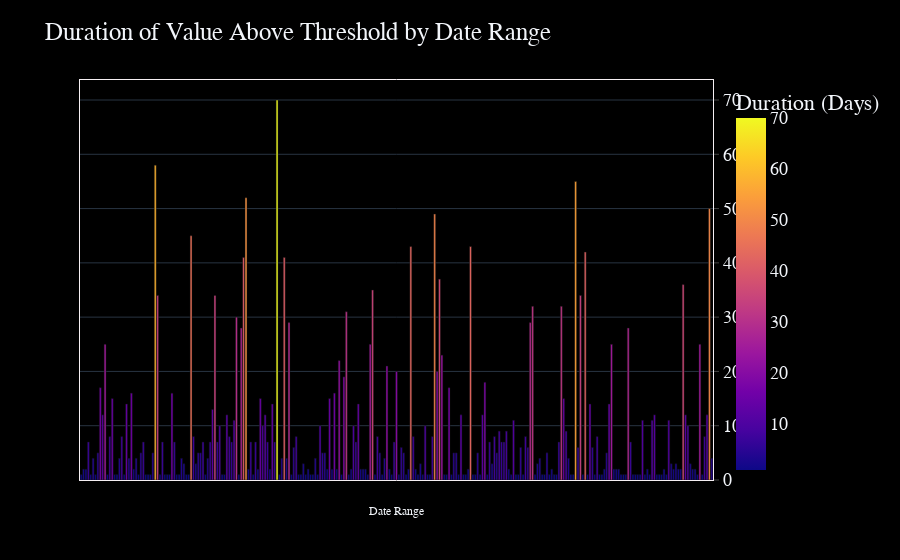

This figure's notebook cell:
### Code cell
# Create a new column for x-axis labels showing min and max date
above['label'] = above.apply(lambda x: f"{x['min'].strftime('%Y-%m-%d')} to {x['max'].strftime('%Y-%m-%d')}", axis=1)


# Plot with Plotly
fig = px.bar(
    above,
    x='label',
    y='duration_days',
    labels={'label': 'Date Range', 'duration_days': 'Duration (Days)'},
    color='duration_days'
)

# Customize layout
fig.update_layout(
    title='Duration of Value Above Threshold by Date Range',
    xaxis_title='',  # No x-axis title (to place it below the chart)
    yaxis_title='',  # Remove y-axis label
    xaxis=dict(
        tickmode='array',
        tickvals=[],
        showticklabels=False  # Hide x-axis tick labels
    ),
    yaxis=dict(
        title=''  # Remove y-axis label
    ),
    # Place x-axis label below the chart
    margin=dict(t=80),  # Increase top margin to make space for x-axis label
    annotations=[
        dict(
            xref='paper',
            yref='paper',
            x=0.5,
            y=-0.1,  # Adjust this value to position the x-axis label below the chart
            text='Date Range',  # X-axis label
            showarrow=False,
            font=dict(size=12)  # Adjust font size if needed
        )
    ]
)

# Show the plot
fig.show()

### Figure 1 — Plotly figure (JSON) as saved in the notebook; plotly's stock layout.template omitted (floating-point values rounded to 4 significant figures; data arrays with more than 128 entries replaced by an {"elided": "..."} marker saying what was removed)
{"data": [{"alignmentgroup": "True", "hovertemplate": "Date Range=%{x}<br>Duration (Days)=%{marker.color}<extra></extra>", "legendgroup": "", "marker": {"color": {"elided": "265 int values"}, "coloraxis": "coloraxis", "pattern": {"shape": ""}}, "name": "", "offsetgroup": "", "orientation": "v", "showlegend": false, "textposition": "auto", "type": "bar", "x": {"elided": "265 str values"}, "xaxis": "x", "y": {"elided": "265 int values"}, "yaxis": "y"}], "layout": {"annotations": [{"font": {"size": 12}, "showarrow": false, "text": "Date Range", "x": 0.5, "xref": "paper", "y": -0.1, "yref": "paper"}], "barmode": "relative", "coloraxis": {"colorbar": {"title": {"text": "Duration (Days)"}}, "colorscale": [[0, "#0d0887"], [0.1111, "#46039f"], [0.2222, "#7201a8"], [0.3333, "#9c179e"], [0.4444, "#bd3786"], [0.5556, "#d8576b"], [0.6667, "#ed7953"], [0.7778, "#fb9f3a"], [0.8889, "#fdca26"], [1, "#f0f921"]]}, "legend": {"tracegroupgap": 0}, "margin": {"t": 80}, "title": {"text": "Duration of Value Above Threshold by Date Range"}, "xaxis": {"anchor": "y", "domain": [0, 1], "showticklabels": false, "tickmode": "array", "tickvals": [], "title": {"text": ""}}, "yaxis": {"anchor": "x", "domain": [0, 1], "title": {"text": ""}}}}
